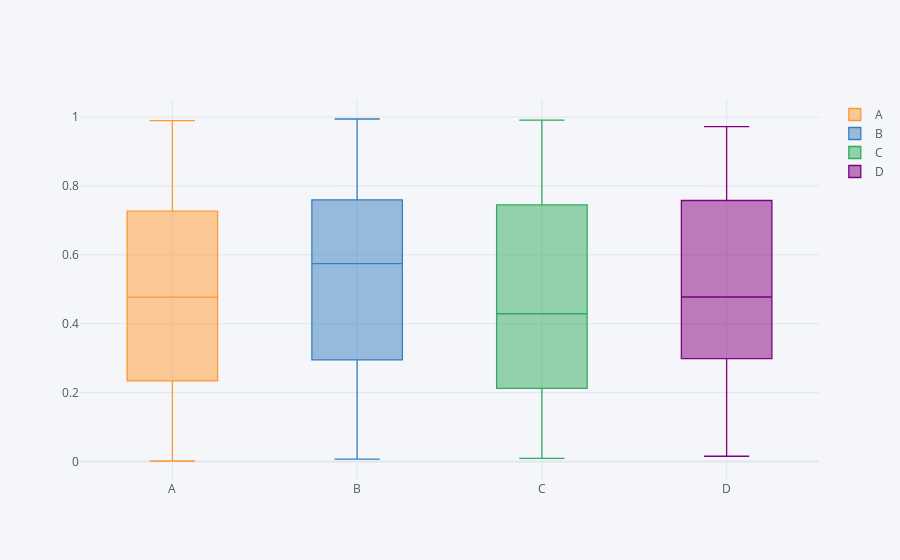

Source (notebook cell):
### Code cell
# Box Plot

df1.iplot(kind='box')
